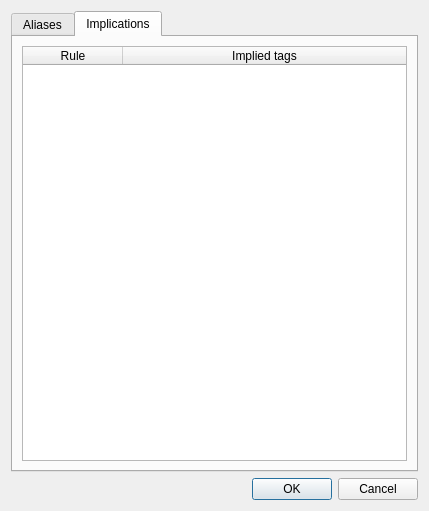
<?xml version="1.0" encoding="UTF-8"?>
<ui version="4.0">
 <class>TagDialog</class>
 <widget class="QDialog" name="TagDialog">
  <property name="geometry">
   <rect>
    <x>0</x>
    <y>0</y>
    <width>429</width>
    <height>511</height>
   </rect>
  </property>
  <property name="windowTitle">
   <string>Tag rules</string>
  </property>
  <layout class="QVBoxLayout" name="verticalLayout_2">
   <item>
    <widget class="QTabWidget" name="tabWidget">
     <property name="currentIndex">
      <number>1</number>
     </property>
     <widget class="QWidget" name="tab">
      <attribute name="title">
       <string>Aliases</string>
      </attribute>
      <layout class="QVBoxLayout" name="verticalLayout">
       <item>
        <widget class="QTableWidget" name="aliastable">
         <property name="editTriggers">
          <set>QAbstractItemView::AnyKeyPressed|QAbstractItemView::CurrentChanged|QAbstractItemView::DoubleClicked|QAbstractItemView::EditKeyPressed</set>
         </property>
         <attribute name="horizontalHeaderStretchLastSection">
          <bool>true</bool>
         </attribute>
         <attribute name="verticalHeaderVisible">
          <bool>false</bool>
         </attribute>
         <column>
          <property name="text">
           <string>Alias</string>
          </property>
         </column>
         <column>
          <property name="text">
           <string>Tag</string>
          </property>
         </column>
        </widget>
       </item>
      </layout>
     </widget>
     <widget class="QWidget" name="tab_2">
      <attribute name="title">
       <string>Implications</string>
      </attribute>
      <layout class="QVBoxLayout" name="verticalLayout_3">
       <item>
        <widget class="QTableWidget" name="ruletable">
         <property name="editTriggers">
          <set>QAbstractItemView::AnyKeyPressed|QAbstractItemView::CurrentChanged|QAbstractItemView::DoubleClicked|QAbstractItemView::EditKeyPressed</set>
         </property>
         <attribute name="horizontalHeaderStretchLastSection">
          <bool>true</bool>
         </attribute>
         <column>
          <property name="text">
           <string>Rule</string>
          </property>
         </column>
         <column>
          <property name="text">
           <string>Implied tags</string>
          </property>
         </column>
        </widget>
       </item>
      </layout>
     </widget>
    </widget>
   </item>
   <item>
    <widget class="QDialogButtonBox" name="buttonBox">
     <property name="standardButtons">
      <set>QDialogButtonBox::Cancel|QDialogButtonBox::Ok</set>
     </property>
    </widget>
   </item>
  </layout>
 </widget>
 <resources/>
 <connections>
  <connection>
   <sender>buttonBox</sender>
   <signal>accepted()</signal>
   <receiver>TagDialog</receiver>
   <slot>accept()</slot>
   <hints>
    <hint type="sourcelabel">
     <x>248</x>
     <y>254</y>
    </hint>
    <hint type="destinationlabel">
     <x>157</x>
     <y>274</y>
    </hint>
   </hints>
  </connection>
  <connection>
   <sender>buttonBox</sender>
   <signal>rejected()</signal>
   <receiver>TagDialog</receiver>
   <slot>reject()</slot>
   <hints>
    <hint type="sourcelabel">
     <x>316</x>
     <y>260</y>
    </hint>
    <hint type="destinationlabel">
     <x>286</x>
     <y>274</y>
    </hint>
   </hints>
  </connection>
 </connections>
</ui>
